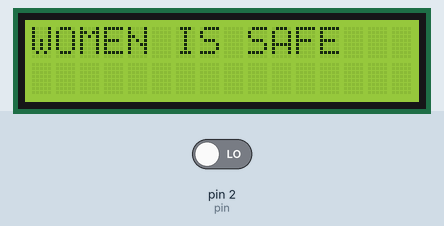
Bench run of a sketch on a simulated Arduino Uno, built with avr-gcc and run on an emulated ATmega328P. On the bench: 16×2 character LCD. The test bench sets the inputs (shaded band); at power-on: pin 2 (pin) LOW. What the sketch prints to the serial monitor is not drawn.

Above: at 4.2 s.
4.3 s: pin 2 (pin) driven HIGH
At 7.6 s:
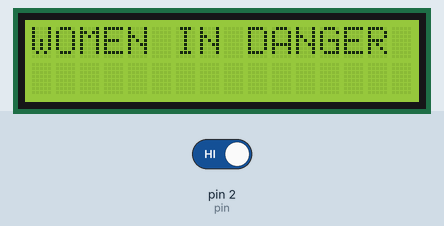
At 11.2 s:
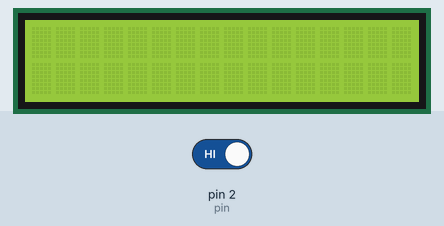
Timing chart, 0 to 12.7 s (numbered marks = the images above; inputs shaded):
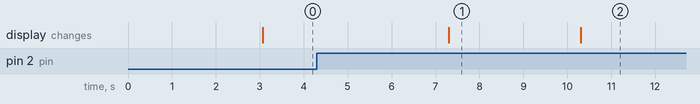

Measured:
- after the input at 4.3 s, the display: changes after 3.0 s (image 1)
- what the display in image 1 shows lasts 3.0 s, from 7.3 s to 10.3 s

The sketch:

WOMEN_SAFETY.ino
```cpp
//Prateek
//www.prateeks.in

#include<LiquidCrystal.h>
LiquidCrystal lcd(9,8,7,6,5,4);
int state = 0;
const int pin = 2;
void setup()
{
  //Set Exact Baud rate of the GSM/GPRS Module.
  lcd.begin(16,2);
 lcd.setCursor(0, 0);
 lcd.print("WOMEN SAFETY ");
 lcd.setCursor(0, 1);
 lcd.print("SYSTEM");
 delay(3000);
 lcd.clear();
  lcd.setCursor(0, 0);
 lcd.print("WOMEN IS SAFE ");
  Serial.begin(9600);

}
void loop()
{
  if (digitalRead(pin) == HIGH && state == 0) {
    Serial.print("\r");
    delay(1000);
    Serial.print("AT+CMGF=1\r");
    delay(1000);
    /*Replace XXXXXXXXXX to 10 digit mobile number & ZZ to 2 digit country code*/
    Serial.print("AT+CMGS=\"+918830584864\"\r");
    delay(1000);
    //The text of the message to be sent.
    Serial.print("Prateek Singh");
      lcd.setCursor(0, 0);
   lcd.print("WOMEN IN DANGER ");
   delay(3000);
   lcd.clear();
    delay(1000);
    Serial.write(0x1A);
    delay(1000);
    state = 1;
  }
 if (digitalRead(pin) == LOW && state == 1) {
    state = 0;
  }
}
```
